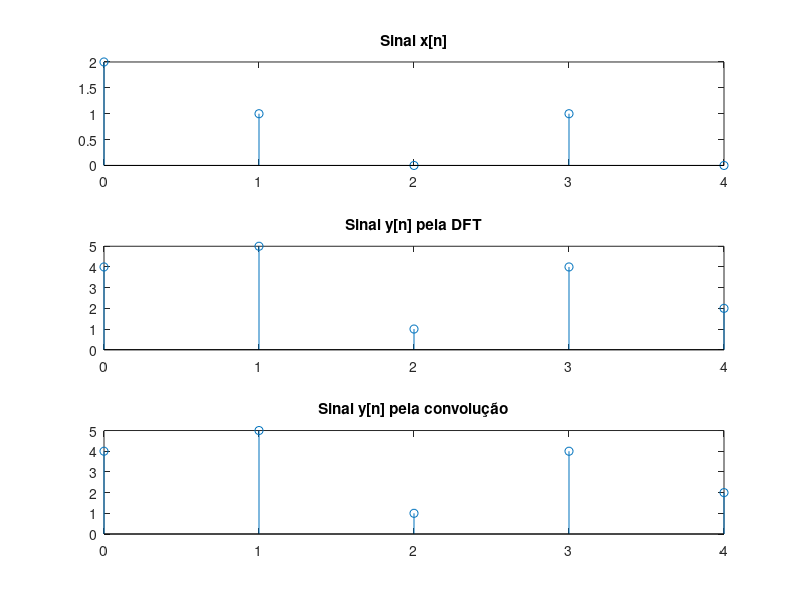

Reproduce this figure in MATLAB.
N=5;
n=0:N-1;
x=[2 1 0 1 0 ];
figure(6)
subplot(311);
stem(n,x);
title('Sinal x[n]');
X=fft(x);
Y=X.^2;
y=ifft(Y);
subplot(312);
stem(n,y);
title('Sinal y[n] pela DFT');
subplot(313);
stem(n,cconv(x,x,5));
title('Sinal y[n] pela convolução');
